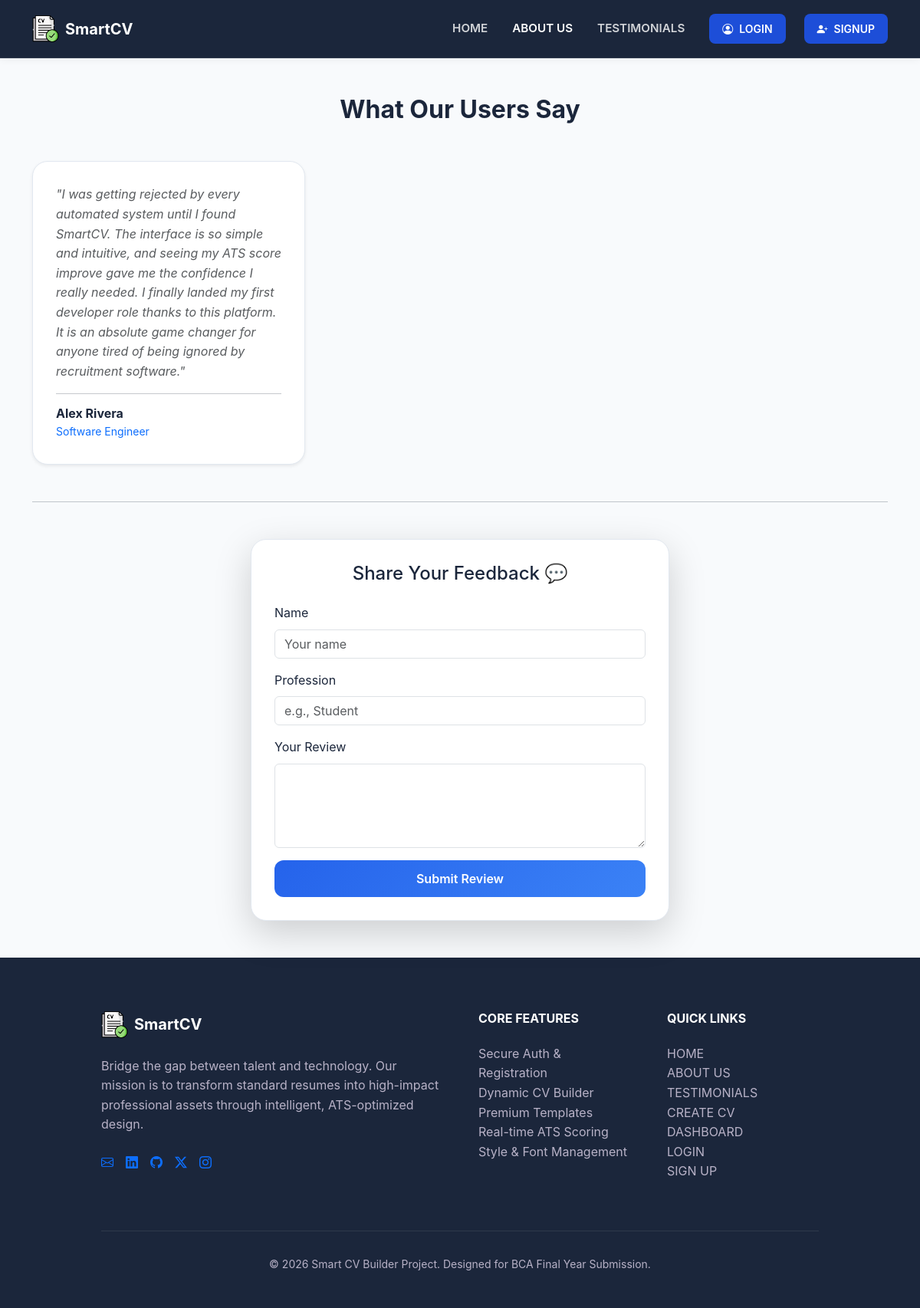
Page /testimonial/ on the committed database.
### analyzer/models.py (models this page shows, shortened)
class Testimonial(models.Model):
    name = models.CharField(max_length=100)
    profession = models.CharField(max_length=100, blank=True, null=True) # Removed placeholder
    review = models.TextField()
    created_at = models.DateTimeField(auto_now_add=True)

### analyzer/views.py (the view, shortened to what this page needs)
# urls.py: path('testimonial/', views.all_testimonials, name='testimonial'),
def all_testimonials(request):
    testimonials = Testimonial.objects.all().order_by('-id')
    return render(request, 'testimonial.html', {'testimonials': testimonials})

### analyzer/templates/testimonial.html (shortened to what this page needs)
{% load static %}
<!DOCTYPE html>
<html lang="en">
<head>
    <link href="https://cdn.jsdelivr.net/npm/bootstrap@5.3.2/dist/css/bootstrap.min.css" rel="stylesheet">
    <link href="https://cdn.jsdelivr.net/npm/bootstrap-icons@1.11.3/font/bootstrap-icons.css" rel="stylesheet">
    <link rel="stylesheet" href="{% static 'css/login.css' %}">
</head>
{% block content %}
<body>
    <nav class="navbar navbar-expand-lg sticky-top custom-nav">
        <div class="container">
            <a class="navbar-brand d-flex align-items-center gap-2" href="{% url 'home' %}">
                <img src="{% static 'images/logo.png' %}" alt="Logo" height="35">
                <span class="fw-bold text-primary-dark">SmartCV</span>
            </a>
            <div class="collapse navbar-collapse" id="navbarNav">
                <ul class="navbar-nav ms-auto align-items-center gap-lg-3">
                    <li class="nav-item"><a class="nav-link" href="{% url 'home' %}">HOME</a></li>
                    <li class="nav-item"><a class="nav-link active" href="{% url 'about' %}">ABOUT US</a></li>
                    <li class="nav-item"><a class="nav-link" href="{% url 'testimonial' %}">TESTIMONIALS</a></li>
                    <li class="nav-item">
                        <a href="{% url 'login' %}" class="btn btn-sm px-3 py-2 fw-semibold ms-2"
                            style="background:#1d4ed8;color:#fff;border-radius:8px;">
                            <i class="bi bi-person-circle me-2"></i>LOGIN
                        </a>
                    </li>
                    <li class="nav-item">
                        <a href="{% url 'signup' %}" class="btn btn-sm px-3 py-2 fw-semibold ms-2"
                            style="background:#1d4ed8;color:#fff;border-radius:8px;">
                            <i class="bi bi-person-plus-fill me-2"></i>SIGNUP
                        </a>
                    </li>
                </ul>
            </div>
        </div>
    </nav>
    <div class="container my-5">
        <h2 class="text-center mb-5 fw-bold">What Our Users Say</h2>
        <div class="row g-4 mb-5">
            {% for t in testimonials %}
            <div class="col-md-4">
                <div class="testimonial-card h-100 shadow-sm">
                    <p class="text-muted"><em>"{{ t.review }}"</em></p>
                    <hr>
                    <h6 class="mb-0 fw-bold">{{ t.name }}</h6>
                    <small class="text-primary">{{ t.profession }}</small>
                </div>
            </div>
            {% empty %}
            <p class="text-center text-muted">No testimonials yet. Be the first to share your thoughts!</p>
            {% endfor %}
        </div>
        <hr class="mb-5">
        <div class="row justify-content-center">
            <div class="col-md-6">
                <div class="testimonial-card shadow-lg">
                    <h4 class="mb-4 text-center">Share Your Feedback 💬</h4>
                    <form method="POST">
                        <div class="mb-3">
                            <label class="form-label">Name</label>
                            <input type="text" name="name" class="form-control" required placeholder="Your name">
                        </div>
                        <div class="mb-3">
                            <label class="form-label">Profession</label>
                            <input type="text" name="profession" class="form-control" placeholder="e.g., Student">
                        </div>
                        <div class="mb-3">
                            <label class="form-label">Your Review</label>
                            <textarea name="review" class="form-control" rows="4" required></textarea>
                        </div>
                        <button type="submit" class="btn btn-submit w-100">Submit Review</button>
                    </form>
                </div>
            </div>
        </div>
    </div>
    <footer class="site-footer">
        <div class="container">
            <div class="row g-5">
                <div class="col-lg-6">
                    <div class="footer-brand mb-4 d-flex align-items-center gap-2">
                        <img src="{% static 'analyzer/images/logo.png' %}" alt="Logo" height="35">
                        <span class="h5 fw-bold mb-0">SmartCV</span>
                    </div>
                    <p class="text-muted-custom mb-4">
                        Bridge the gap between talent and technology. Our mission is to transform
                        standard resumes into high-impact professional assets through
                        intelligent, ATS-optimized design.
                    </p>
                    <div class="social-links d-flex gap-3">
                        <a href="#"><i class="bi bi-envelope"></i></a>
                        <a href="#"><i class="bi bi-linkedin"></i></a>
                        <a href="#"><i class="bi bi-github"></i></a>
                        <a href="#"><i class="bi bi-twitter-x"></i></a>
                        <a href="#"><i class="bi bi-instagram"></i></a>
                    </div>
                </div>
                <div class="col-6 col-lg-3">
                    <h6 class="fw-bold text-white mb-4">CORE FEATURES</h6>
                    <ul class="list-unstyled footer-links">
                        <li><a href="{% url 'signup' %}">Secure Auth & Registration</a></li>
                        {% if user.is_authenticated %}
                        <li><a href="{% url 'create_cv' %}">Dynamic CV Builder</a></li>
                        <li><a href="{% url 'dashboard' %}">Premium Templates</a></li>
                        <li><a href="{% url 'dashboard' %}">Real-time ATS Scoring</a></li>
                        <li><a href="{% url 'dashboard' %}">Style & Font Management</a></li>
                        {% else %}
                        <li><a href="{% url 'login' %}">Dynamic CV Builder</a></li>
                        <li><a href="{% url 'login' %}">Premium Templates</a></li>
                        <li><a href="{% url 'login' %}">Real-time ATS Scoring</a></li>
                        <li><a href="{% url 'login' %}">Style & Font Management</a></li>
                        {% endif %}
                    </ul>
                </div>
                <div class="col-6 col-lg-3">
                    <h6 class="fw-bold text-white mb-4">QUICK LINKS</h6>
                    <ul class="list-unstyled footer-links">
                        <li><a href="{% url 'home' %}">HOME</a></li>
                        <li><a href="{% url 'about' %}">ABOUT US</a></li>
                        <li><a href="{% url 'testimonial' %}">TESTIMONIALS</a></li>
                        {% if user.is_authenticated %}
                        <li><a href="{% url 'create_cv' %}">CREATE CV</a></li>
                        <li><a href="{% url 'dashboard' %}">DASHBOARD</a></li>
                        {% else %}
                        <li><a href="{% url 'login' %}">CREATE CV</a></li>
                        <li><a href="{% url 'login' %}">DASHBOARD</a></li>
                        {% endif %}
                        <li><a href="{% url 'login' %}">LOGIN</a></li>
                        <li><a href="{% url 'signup' %}">SIGN UP</a></li>
                    </ul>
                </div>
            </div>
            <hr class="mt-5 border-secondary">
            <div class="text-center text-muted-custom py-3 small">
                &copy; 2026 Smart CV Builder Project. Designed for BCA Final Year Submission.
            </div>
        </div>
    </footer>
    {% endblock %}
</body>
</html>

### analyzer/static/css/login.css (style rules this page uses)
:root { --primary-dark: #1B263B; --primary-slate: #415A77; --royal-blue: #2563eb; --dark-navy: #1e293b; --slate-grey: #64748b; --bg-light: #F8F9FA; --white: #FFFFFF; --action-coral: #ff7e67; --action-blue: #1a80f0; --steel-blue: #a1b1cc; --border-soft: #f1f5f9; --shadow-sm: 0 4px 12px rgba(0, 0, 0, 0.03); --shadow-md: 0 10px 25px rgba(27, 38, 59, 0.2); }
body { font-family: 'Inter', sans-serif; background-color: var(--bg-light); color: var(--primary-dark); overflow-x: hidden; line-height: 1.6; }
.text-primary-dark { color: var(--primary-dark); }
.text-muted-custom { color: #b8b2c7; }
.site-footer { background-color: var(--primary-dark); color: var(--white); padding: 70px 10% 30px; }
.footer-links a { color: #b8b2c7; text-decoration: none; transition: 0.3s; display: inline-block; }
.custom-nav { background-color: var(--primary-dark) !important; padding: 15px 0; border-bottom: 1px solid rgba(255, 255, 255, 0.1); }
.custom-nav .navbar-brand span { color: var(--white) !important; }
.custom-nav .nav-link { color: rgba(255, 255, 255, 0.8) !important; font-weight: 600; font-size: 0.95rem; transition: 0.3s ease; }
.custom-nav .nav-link:hover, .custom-nav .nav-link.active { color: var(--white) !important; }

### analyzer/templates/testimonial.html (style rules this page uses)
body { font-family: 'Inter', sans-serif; background-color: #f8fafc; }
.custom-nav { background: #ffffff; box-shadow: 0 2px 10px rgba(0, 0, 0, 0.05); }
.testimonial-card { background: white; border-radius: 20px; padding: 30px; border: 1px solid #e2e8f0; transition: 0.3s; }
.btn-submit { background: linear-gradient(135deg, #2563eb, #3b82f6); color: white; border: none; padding: 12px; border-radius: 12px; font-weight: 600; }

### rows in the picture
Testimonial: review "I was getting rejected by every automated system until I found SmartCV. The interface is so simple and intuitive, and seeing my ATS score improve gave me the confidence I really needed. I finally landed my first developer role thanks to this platform. It is an absolute game changer for anyone tired of being ignored by recruitment software.", name "Alex Rivera", profession "Software Engineer"
